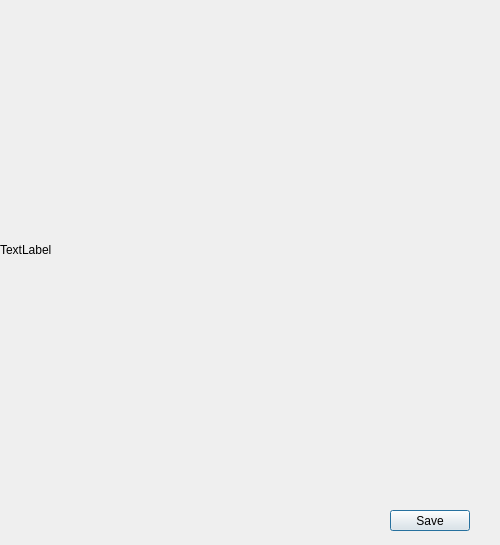
<?xml version="1.0" encoding="UTF-8"?>
<ui version="4.0">
 <class>ImageWindow</class>
 <widget class="QDialog" name="ImageWindow">
  <property name="enabled">
   <bool>true</bool>
  </property>
  <property name="geometry">
   <rect>
    <x>0</x>
    <y>0</y>
    <width>500</width>
    <height>545</height>
   </rect>
  </property>
  <property name="windowTitle">
   <string>Dialog</string>
  </property>
  <widget class="QLabel" name="image_place">
   <property name="geometry">
    <rect>
     <x>0</x>
     <y>0</y>
     <width>500</width>
     <height>500</height>
    </rect>
   </property>
   <property name="text">
    <string>TextLabel</string>
   </property>
  </widget>
  <widget class="QPushButton" name="save_img">
   <property name="enabled">
    <bool>true</bool>
   </property>
   <property name="geometry">
    <rect>
     <x>390</x>
     <y>510</y>
     <width>80</width>
     <height>21</height>
    </rect>
   </property>
   <property name="text">
    <string>Save</string>
   </property>
  </widget>
 </widget>
 <resources/>
 <connections/>
</ui>
